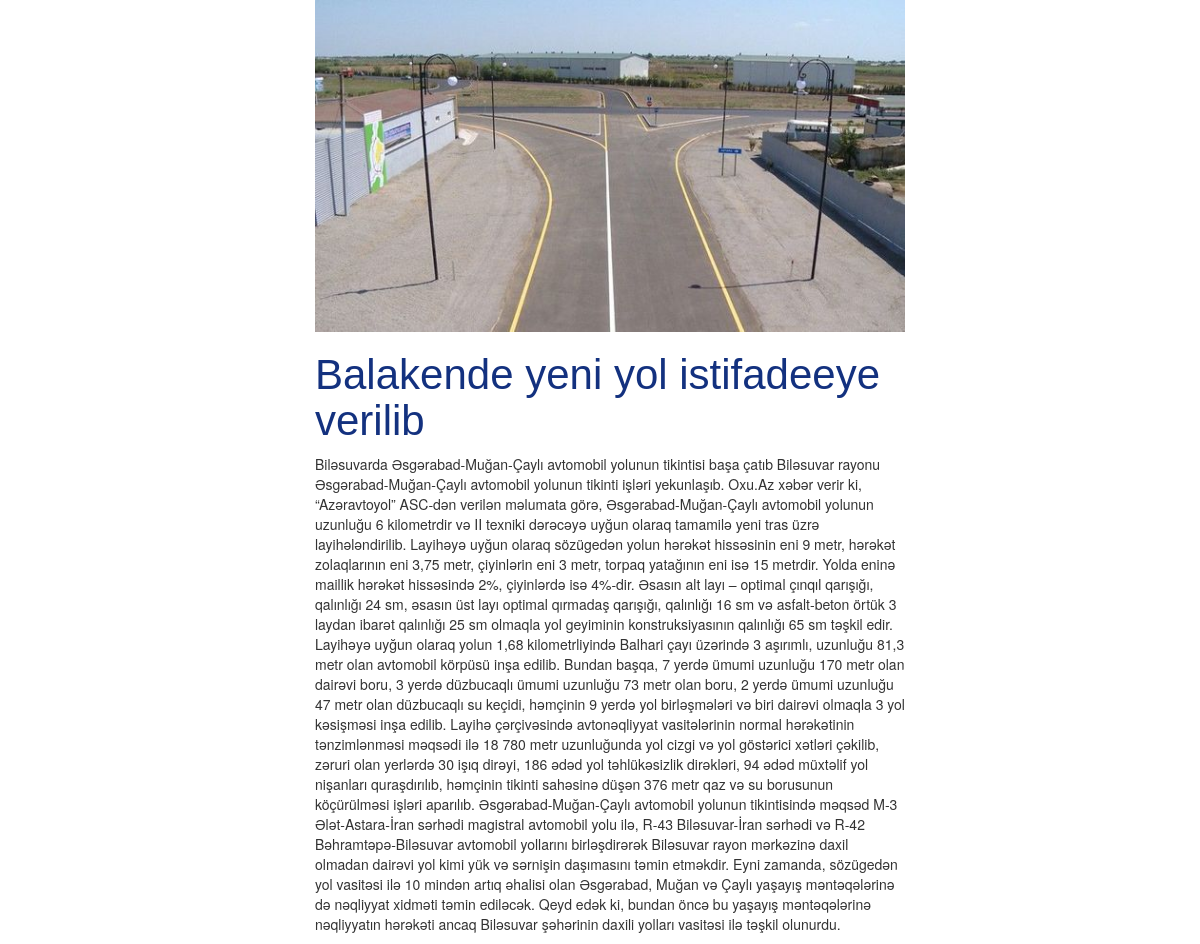
Screenshot of /indexnews.php?id=20 with the database file from the repository.
### tables this page shows
CREATE TABLE `news` (
  `id` int(5) NOT NULL,
  `heading` varchar(150) NOT NULL,
  `text` text NOT NULL,
  `img` varchar(100) NOT NULL
);

### indexnews.php (the view, shortened to what this page needs)
<!DOCTYPE html>
<html lang="en">
<head>
	<link rel="stylesheet" href="css/bootstrap.min.css">
	<link rel="stylesheet" href="css/indexnews.css">
</head>
<body>
	<div class="container">
        <?php
        include "db.php";
        $id=$_GET['id'];
        $sql="SELECT * FROM news where id=$id";
        $query=mysqli_query($db_con, $sql);
        $row=mysqli_fetch_assoc($query);
        ?>
		<div class="new col-md-offset-3">
			<img src="<?=$row['img']?>" alt="">
			<h2><?=$row['heading']?></h2>
			<p><?=$row['text']?>
			</p>
		</div>
	</div>
</body>
</html>

### css/indexnews.css (style rules this page uses)
.new { width: 590px; }
img { width: 100%; }
h2 { font-family: Arial !important; font-size: 42px !important; color: #13317F !important; }

### rows the page displays
news: img (picture), heading "Balakende yeni yol istifadeeye verilib", text "Biləsuvarda Əsgərabad-Muğan-Çaylı avtomobil yolunun tikintisi başa çatıb Biləsuvar rayonu Əsgərabad-Muğan-Çaylı avtomobil yolunun tikinti işləri yekunlaşıb. Oxu.Az xəbər verir ki, “Azəravtoyol” ASC-dən verilən məlumata görə, Əsgərabad-Muğan-Çaylı avtomobil yolunun uzunluğu 6 kilometrdir və II texniki dərəcəyə uyğun olaraq tamamilə yeni tras üzrə layihələndirilib. Layihəyə uyğun olaraq sözügedən yolun hərəkət hissəsinin eni 9 metr, hərəkət zolaqlarının eni 3,75 metr, çiyinlərin eni 3 metr, torpaq yatağının eni isə 15 metrdir. Yolda eninə maillik hərəkət hissəsində 2%, çiyinlərdə isə 4%-dir. Əsasın alt layı – optimal çınqıl qarışığı, qalınlığı 24 sm, əsasın üst layı optimal qırmadaş qarışığı,…"
